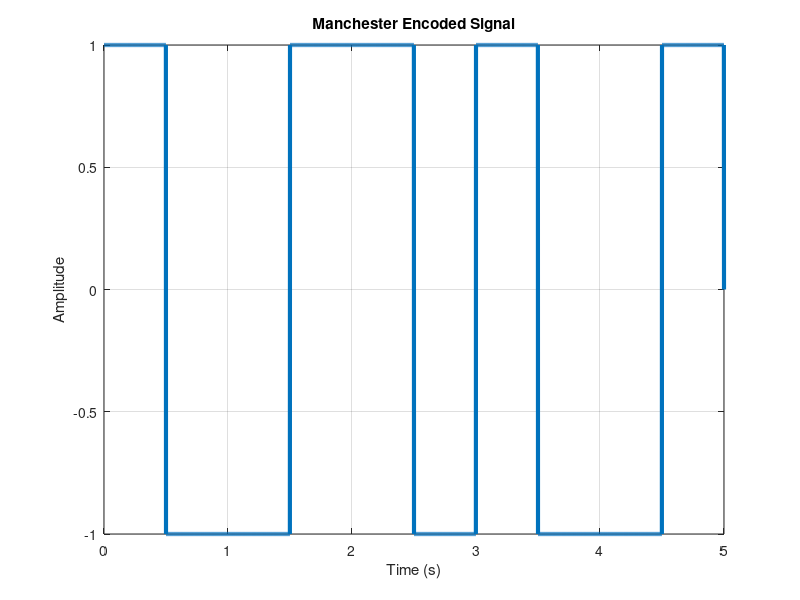

Source code (MATLAB):
% Input binary data
clc;
clear;
close all;
bits = [1 0 1 1 0]; 
% Parameters
bitrate = 1;  % Bitrate (in bits per second)
n = 1000;     % Number of samples per bit
T = length(bits) / bitrate; % Total time duration
N = n * length(bits); % Total number of samples
dt = T / N;  % Time step size
t = 0:dt:T;  % Time vector

% Initialize the encoded signal (x)
x = zeros(1, length(t));

% Manchester Encoding
for i = 1:length(bits)
    if bits(i) == 1
        % High-to-low transition for '1'
        x((i-1)*n+1:(i-1)*n+n/2) = 1;
        x((i-1)*n+n/2+1:i*n) = -1;
    else
        % Low-to-high transition for '0'
        x((i-1)*n+1:(i-1)*n+n/2) = -1;
        x((i-1)*n+n/2+1:i*n) = 1;
    end
end

% Plot the Manchester Encoded signal
figure;
plot(t, x, 'LineWidth', 3);
title('Manchester Encoded Signal');
xlabel('Time (s)');
ylabel('Amplitude');
grid on;

% Decoding
counter = 0;
result = zeros(1, length(bits));  % Initialize result for decoded bits

for i = 1:length(t)
    if t(i) > counter
        counter = counter + 1;
        if x(i) > 0
            result(counter) = 1;  % High-to-low transition indicates '1'
        else
            result(counter) = 0;  % Low-to-high transition indicates '0'
        end
    end
end

% Display the decoded result
disp('Manchester Decoding:');
disp(result);